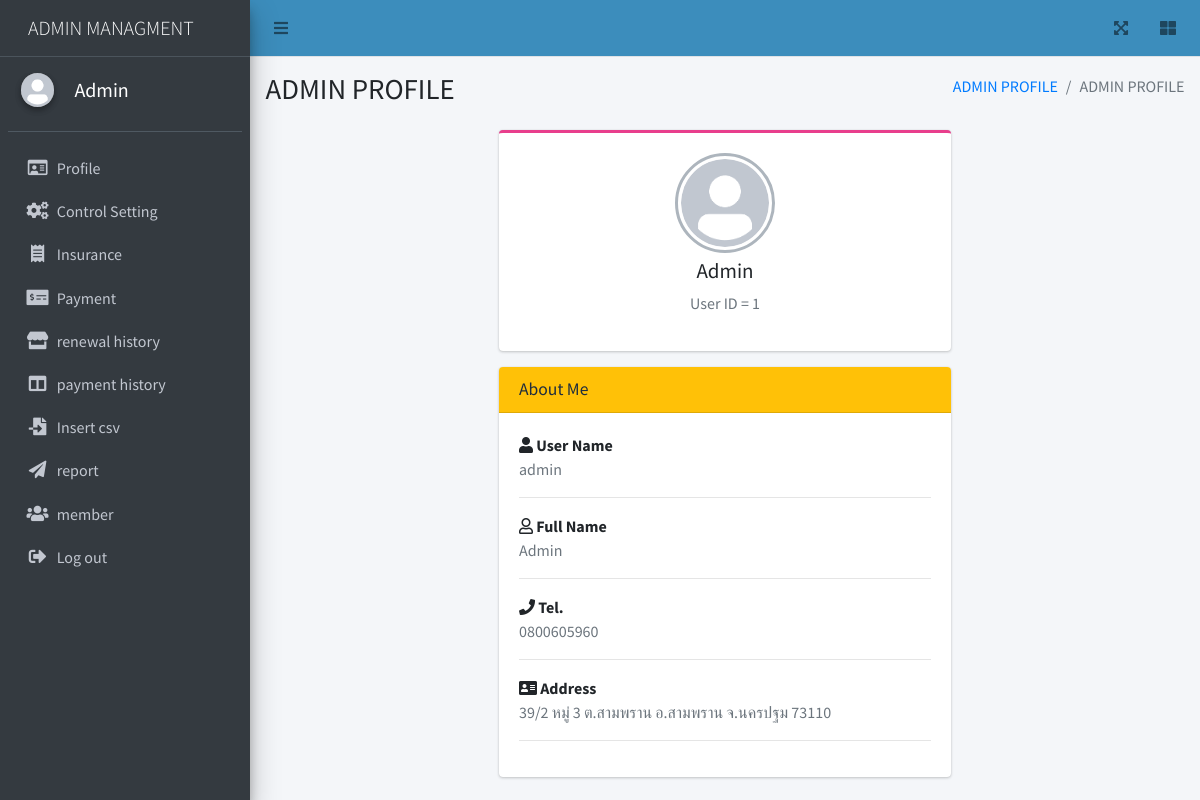
The app's page /page/profile.php (signed in) with its own data.
### tables this page shows
CREATE TABLE `users_info` (
  `id` int(11) NOT NULL,
  `username` varchar(200) NOT NULL,
  `password` varchar(200) NOT NULL,
  `tel` varchar(20) NOT NULL,
  `address` varchar(255) NOT NULL,
  `level` varchar(200) NOT NULL,
  `img` varchar(255) NOT NULL DEFAULT 'user.png',
  `name` varchar(200) NOT NULL,
  `user_id` varchar(255) DEFAULT NULL,
  `access_token` varchar(255) NOT NULL,
  `email` varchar(255) DEFAULT NULL,
  `status` varchar(255) NOT NULL,
  `sub_status` varchar(255) NOT NULL
);

CREATE TABLE `user_role` (
  `id` int(11) NOT NULL,
  `page` varchar(200) NOT NULL,
  `role` varchar(255) NOT NULL,
  `link` varchar(255) NOT NULL,
  `icon` varchar(255) NOT NULL
);

### page/profile.php (the view, shortened to what this page needs)
<?php
require_once('../dbconnect.php');
$id = $_SESSION['id'];
$sql = "SELECT * FROM users_info WHERE id= $id ";
$result = mysqli_query($con, $sql);
$row = mysqli_fetch_assoc($result);
$sqlp = "SELECT * FROM user_role  ";
$resultp = mysqli_query($con, $sqlp);
?>
<!DOCTYPE html>
<html lang="en">
<head>
  <link rel="stylesheet" href="https://cdnjs.cloudflare.com/ajax/libs/font-awesome/5.15.3/css/all.min.css" />
  <link rel="stylesheet" href="../css/adminlte.min.css">
</head>
<body class="hold-transition sidebar-mini">
<?php require('admin_nav.php') ?>
    <div class="content-wrapper">
      <section class="content-header">
        <div class="container-fluid">
          <div class="row mb-2">
            <div class="col-sm-6">
              <h1 style="text-transform: uppercase"><?php echo $row['level']; ?> profile</h1>
            </div>
            <div class="col-sm-6">
              <ol class="breadcrumb float-sm-right">
                <li class="breadcrumb-item" style="text-transform: uppercase"><a href="profile.php"><?php echo $row['level']; ?> profile</a></li>
                <li class="breadcrumb-item active" style="text-transform: uppercase"><?php echo $row['level']; ?> profile</li>
              </ol>
            </div>
          </div>
        </div>
      </section>
      <section class="content">
        <div class="container-fluid">
          <div class="row">
            <div class="offset-sm-3 col-md-6">
              <div class="card card-pink card-outline">
                <div class="card-body box-profile">
                  <div class="text-center">
                    <img class="profile-user-img img-fluid img-circle" src="../img/<?php echo $row['img']; ?>" alt="User profile picture">
                  </div>
                  <h3 class="profile-username text-center"><?php echo $row['name']; ?></h3>
                  <p class="text-muted text-center">User ID = <?php echo $row['id']; ?></p>
                </div>
              </div>
              <div class="card card-warning">
                <div class="card-header">
                  <h3 class="card-title">About Me</h3>
                </div>
                <div class="card-body">
                  <strong><i class="fas fa-user"></i> User Name</strong>
                  <p class="text-muted">
                    <?php echo $row['username']; ?>
                  </p>
                  <hr>
                  <strong><i class="far fa-user"></i> Full Name</strong>
                  <p class="text-muted">
                    <?php echo $row['name']; ?>
                  </p>
                  <hr>
                  <strong><i class="fas fa-phone"></i> Tel.</strong>
                  <p class="text-muted">
                    <?php echo $row['tel']; ?>
                  </p>
                  <hr>
                  <strong><i class="fas fa-address-card"></i> Address</strong>
                  <p class="text-muted">
                    <?php echo $row['address']; ?>
                  </p>
                  <hr>
                </div>
              </div>
            </div>
          </div>
        </div>
      </section>
    </div>
  </div>
</body>
</html>

### page/admin_nav.php (shortened to what this page needs)
<div class="wrapper">
<nav class="main-header navbar navbar-expand navbar-lightblue navbar-light">
    <ul class="navbar-nav">
        <li class="nav-item">
            <a class="nav-link" data-widget="pushmenu" href="#" role="button"><i class="fas fa-bars"></i></a>
        </li>
    </ul>
    <ul class="navbar-nav ml-auto">
        <li class="nav-item">
            <a class="nav-link" data-widget="fullscreen" href="#" role="button">
                <i class="fas fa-expand-arrows-alt"></i>
            </a>
        </li>
        <li class="nav-item">
            <a class="nav-link" data-widget="control-sidebar" data-slide="true" href="#" role="button">
                <i class="fas fa-th-large"></i>
            </a>
        </li>
    </ul>
</nav>
<aside class="main-sidebar sidebar-dark-primary elevation-4">
    <a href="index.php" class="brand-link">
        <span class="brand-text font-weight-light" style="margin-left: 20px; text-transform: uppercase;"><?php echo $row['level']; ?> Managment</span>
    </a>
    <div class="sidebar">
        <div class="user-panel mt-3 pb-3 mb-3 d-flex">
            <div class="image">
                <img src="../img/<?php echo $row['img']; ?>" class="img-circle elevation-2" alt="User Image">
            </div>
            <div class="info">
                <h5 style="color:white; margin-left: 10px;"><?php echo $row['name']; ?></h5>
            </div>
        </div>
        <nav class="mt-2">
            <ul class="nav nav-pills nav-sidebar flex-column" data-widget="treeview" role="menu" data-accordion="false">
                <?php
                while ($rowp = mysqli_fetch_assoc($resultp)) {
                    $idp = $rowp['id'];
                    if ($_SESSION['level'] == 'admin') {
                        $role = explode(",", $rowp['role']);
                        $result_array = array_search("admin$idp", $role);
                        if ($result_array !== false) {
                            echo " <li class='nav-item'><a href='$rowp[link]' class='nav-link '>
        <i class='$rowp[icon]'></i>
        <p>
        $rowp[page]
        </p>
        </a>
      </li> ";
                        }
                    }
                }
                ?>
                <li class="nav-item">
                    <a href="logout.php" class="nav-link">
                        <i class="nav-icon fas fa-sign-out-alt"></i>
                        <p>
                            Log out
                        </p>
                    </a>
                </li>
            </ul>
        </nav>
    </div>
</aside>

### records on screen
users_info: level "ADMIN", img (placeholder picture), name "Admin", id "1", username "admin", tel "0800605960", address "39/2 หมู่ 3 ต.สามพราน อ.สามพราน จ.นครปฐม 73110"
user_role: page "Profile"
user_role: page "Control Setting"
user_role: page "Insurance"
user_role: page "Payment"
user_role: page "renewal history"
user_role: page "payment history"
user_role: page "Insert csv"
user_role: page "report"
user_role: page "member"
